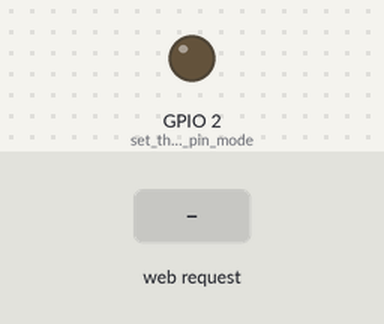
Simulated run of this sketch. Board: ESP32. Parts: output pins drawn as LEDs (lit = HIGH). The test bench sets the inputs (shaded band). WiFi joins after 1.5 s; servers stay silent unless stated; what the sketch prints to the serial monitor is not drawn.

Above: at 2.7 s.
2.8 s: HTTP request GET /H received
At 3.2 s:
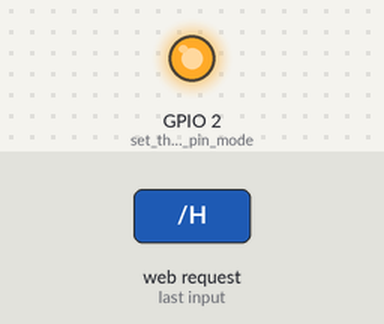
6.8 s: HTTP request GET /L received
At 7.5 s:
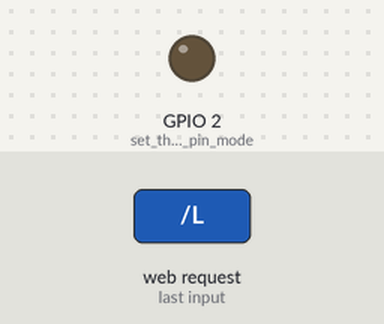
Timing chart, 0 to 9.8 s (numbered marks = the images above; inputs shaded):
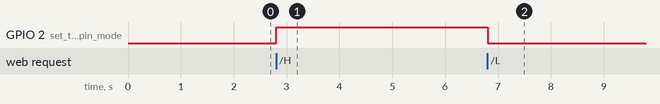

Measured:
- after the input at 2.8 s, GPIO 2 (set_the_LED_pin_mode): LOW → HIGH at once
- after the input at 6.8 s, GPIO 2 (set_the_LED_pin_mode): HIGH → LOW at once

The sketch:

UARTwifi.ino
```cpp
#include "driver/uart.h"
#include <WiFi.h>
#define RX_PIN 16 // Rx0 is GPIO3
#define TX_PIN 17 // Tx0 is GPIO1
#define BAUD_RATE 9600

const char* ssid     = "ssid";
const char* password = "password";
bool messageSend = false;

WiFiServer server(80);

void setup() {
  Serial.begin(BAUD_RATE);
  pinMode(2, OUTPUT);      // set the LED pin mode
  delay(10);
  Serial.println("UART communication using ESP32's uart library");

  // We start by connecting to a WiFi network

    Serial.println();
    Serial.println();
    Serial.print("Connecting to ");
    Serial.println(ssid);

    WiFi.begin(ssid, password);

    while (WiFi.status() != WL_CONNECTED) {
        delay(500);
        Serial.print(".");
    }

    Serial.println("");
    Serial.println("WiFi connected.");
    Serial.println("IP address: ");
    Serial.println(WiFi.localIP());

    server.begin();

  // Configure UART1 with baud rate of 9600, 8 data bits, no parity bit and 1 stop bit
  uart_config_t uart_config = {
      .baud_rate = BAUD_RATE,
      .data_bits = UART_DATA_8_BITS,
      .parity = UART_PARITY_DISABLE,
      .stop_bits = UART_STOP_BITS_1,
      .flow_ctrl = UART_HW_FLOWCTRL_DISABLE,
  };

  // Set UART1 pins as Rx0 and Tx0
  uart_param_config(UART_NUM_1, &uart_config);
  uart_set_pin(UART_NUM_1, TX_PIN, RX_PIN, UART_PIN_NO_CHANGE, UART_PIN_NO_CHANGE);
  uart_driver_install(UART_NUM_1, 256, 0, 0, NULL, 0);
}

void loop() {


WiFiClient client = server.available();   // listen for incoming clients

  if (client) {                             // if you get a client,
    Serial.println("New Client.");           // print a message out the serial port
    String currentLine = "";                // make a String to hold incoming data from the client
    while (client.connected()) {            // loop while the client's connected
      if (client.available()) {             // if there's bytes to read from the client,
        char c = client.read();             // read a byte, then
        Serial.write(c);                    // print it out the serial monitor
        if (c == '\n') {                    // if the byte is a newline character

          // if the current line is blank, you got two newline characters in a row.
          // that's the end of the client HTTP request, so send a response:
          if (currentLine.length() == 0) {
            // HTTP headers always start with a response code (e.g. HTTP/1.1 200 OK)
            // and a content-type so the client knows what's coming, then a blank line:
            client.println("HTTP/1.1 200 OK");
            client.println("Content-type:text/html");
            client.println();

            // the content of the HTTP response follows the header:
            client.print("Click <a href=\"/H\">here</a> to turn the LED on pin 5 on.<br>");
            client.print("Click <a href=\"/L\">here</a> to turn the LED on pin 5 off.<br>");

            // The HTTP response ends with another blank line:
            client.println();
            // break out of the while loop:
            break;
          } else {    // if you got a newline, then clear currentLine:
            currentLine = "";
          }
        } else if (c != '\r') {  // if you got anything else but a carriage return character,
          currentLine += c;      // add it to the end of the currentLine
        }

        // Check to see if the client request was "GET /H" or "GET /L":
        if (currentLine.endsWith("GET /H")) {
          messageSend = true;
          String data = "a";
          digitalWrite(2, HIGH);               // GET /H turns the LED on
          uart_write_bytes(UART_NUM_1, data.c_str(), data.length());
        }
        if (currentLine.endsWith("GET /L")) {
          messageSend = false;
          String data = "b";
          digitalWrite(2, LOW);                // GET /L turns the LED off
          uart_write_bytes(UART_NUM_1, data.c_str(), data.length());

        }
      }
    }
    // close the connection:
    client.stop();
    Serial.println("Client Disconnected.");
  }

//  // Check if there is any data available to read from UART1
//  uint8_t data[64];
//  int len = uart_read_bytes(UART_NUM_1, data, sizeof(data), 20 / portTICK_RATE_MS);
//  if (len > 0) {
//    Serial.print("Received data from STM32: ");
//    for (int i = 0; i < len; i++) {
//      Serial.print((char)data[i]);
//    }
//    Serial.println();
//
//    // Send back the received data to STM32
//    uart_write_bytes(UART_NUM_1, (const char*)data, len);
//  }

  // Check if there is any data available to read from Serial Monitor
  if (Serial.available()) {
    String data = Serial.readString();
    Serial.print("Sending data to STM32: ");
    Serial.println(data);

    // Send the data to STM32 over UART1
    uart_write_bytes(UART_NUM_1, data.c_str(), data.length());
  }
}
```
